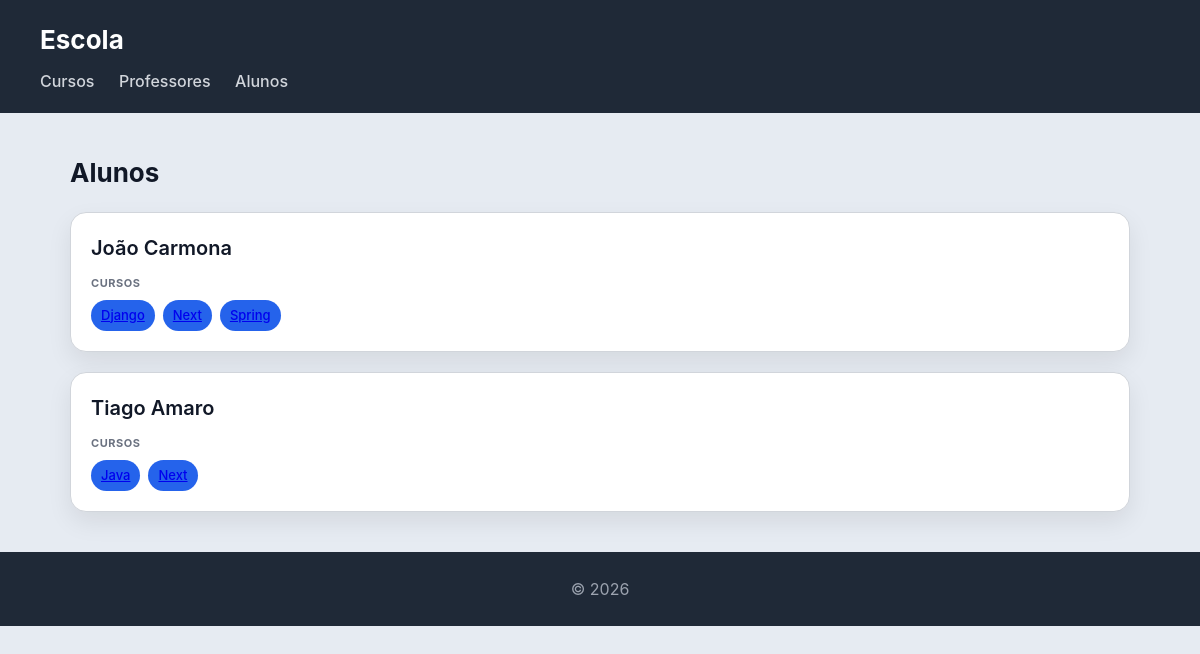
The page /escola/alunos/ on the database its author committed.
### escola/models.py (models this page shows)
class Aluno(models.Model):
    nome = models.CharField(max_length=100)
    numero = models.CharField(max_length=20, unique=True)
    def __str__(self):
        return self.nome

class Curso(models.Model):
    nome = models.CharField(max_length=100)
    imagem = models.ImageField(upload_to='cursos/')
    professor = models.ForeignKey(Professor, on_delete=models.CASCADE, related_name='cursos')
    alunos = models.ManyToManyField(Aluno, related_name='cursos')
    def __str__(self):
        return self.nome

### escola/views.py (the view)
# urls.py: path('alunos/', views.alunos_view, name='alunos'),
def alunos_view(request):
    alunos = Aluno.objects.prefetch_related('cursos').all()
    return render(request, 'escola/alunos.html', {'alunos': alunos})

### escola/templates/escola/alunos.html
{% extends "escola/base.html" %}
{% block content %}
<h2>Alunos</h2>
<section>
    {% for aluno in alunos %}
    <article>
        <header>
            <h3>{{ aluno}}</h3>
        </header>
        <section>
            <h4>Cursos</h4>
            <ul>
                {% for curso in aluno.cursos.all %}
                    <li>
                        <a href="{% url 'curso' curso.id %}">
                        {{ curso }}
                        </a>
                    </li>
               {% endfor %}
            </ul>
        </section>
    </article>
    {% endfor %}
</section>
{% endblock %}

### escola/static/escola/styles.css (style rules this page uses)
* { box-sizing: border-box; margin: 0; padding: 0; }
body { font-family: "Inter", "Segoe UI", system-ui, -apple-system, sans-serif; background: #e6ebf2; color: #111827; line-height: 1.5; }
h2 { margin-bottom: 20px; font-size: 26px; }
section > article { background: white; padding: 20px; border-radius: 16px; border: 1px solid #d1d5db; box-shadow: 0 10px 25px rgba(0,0,0,0.08); transition: all 0.25s ease; margin-bottom: 20px; }
article > header { margin-bottom: 12px; }
article > header > h3 { font-size: 20px; font-weight: 600; margin-bottom: 4px; }
article > section { margin-top: 10px; }
article > section > h4 { font-size: 11px; text-transform: uppercase; color: #6b7280; margin-bottom: 8px; letter-spacing: 0.05em; }
article > section > ul { list-style: none; display: flex; flex-wrap: wrap; gap: 8px; }
article > section > ul > li { background: #2563eb; color: white; padding: 6px 10px; border-radius: 999px; font-size: 13px; font-weight: 500; }

### rows shown on the page
Aluno: nome "João Carmona"
Curso: nome "Django"
Curso: nome "Next"
Curso: nome "Spring"
Aluno: nome "Tiago Amaro"
Curso: nome "Java"
